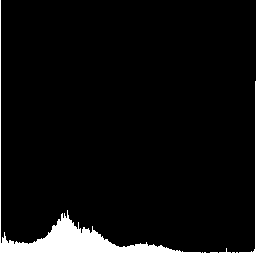
//> input picture PartC/ex7/GrayScale_Histogram.png, 256 x 256 px
$ ./ex7 GrayScale_Histogram.png   (built with g++ and OpenCV 4)
//> lines starting //> are read from the running program, lines starting //| are printed output that depends on the picture; after the words box and inside, x2 and y2 are one past the last pixel; in counts of white or black regions, pixels touching at a corner belong together
//> further down, src is the input picture: 256 rows x 256 cols, CV_8UC3; 6% white; 1 white region, box (x1, y1, x2, y2) and area: (0, 0, 256, 256) 3923
#include "opencv2/highgui.hpp"
#include "opencv2/imgcodecs.hpp"
#include "opencv2/imgproc.hpp"
#include "opencv2/opencv.hpp"
#include <iostream>
#include <cmath>
#include <unordered_map>

using namespace std;
using namespace cv;

double getChannelEntropy(Mat image, int channel)
{
    Vec3b intensity;
    unordered_map<int, double> ch;
    double entropy_ch=0, prob;
    int total = image.cols * image.rows;

    for(int i=0; i<image.cols; i++)
    {   for(int j=0; j<image.rows; j++)
        {
            intensity = image.at<Vec3b>(j,i);
            ch[intensity.val[channel]]++;
        }
    }

    // debug
    /*for (auto const &pair: ch) {
        std::cout << "{" << pair.first << ": " << pair.second << "}\n";
    }*/

    for(auto it:ch) {
        prob = it.second / total;
        entropy_ch += prob * log2(prob);

    }
    return -entropy_ch;
}

double getChannelEntropyGS(Mat image)
{
    int intensity;
    unordered_map<int, double> ch;
    double entropy_ch=0, prob;
    int total = image.cols * image.rows;

    for(int i=0; i<image.cols; i++)
    {   for(int j=0; j<image.rows; j++)
        {
            intensity = (int)image.at<uchar>(j,i);
            ch[intensity]++;
        }
    }

    // debug
    /*for (auto const &pair: ch) {
        std::cout << "{" << pair.first << ": " << pair.second << "}\n";
    }*/

    for(auto it:ch) {
        prob = it.second / total;
        entropy_ch += prob * log2(prob);

    }
    return -entropy_ch;
}

void getHist(Mat src){
    vector<Mat> bgr_planes;
    split( src, bgr_planes );
    int histSize = 256;
    float range[] = { 0, 256 };

    const float* histRange[] = { range };

    bool uniform = true, accumulate = false;

    Mat b_hist, g_hist, r_hist;

    calcHist( &bgr_planes[0], 1, 0, Mat(), b_hist, 1, &histSize, histRange, uniform, accumulate );
//> b_hist = 256 values, max 61613 at index 0, min 0 at index 1, mean 256
    calcHist( &bgr_planes[1], 1, 0, Mat(), g_hist, 1, &histSize, histRange, uniform, accumulate );
//> g_hist has the same summary as b_hist
    calcHist( &bgr_planes[2], 1, 0, Mat(), r_hist, 1, &histSize, histRange, uniform, accumulate );
//> r_hist has the same summary as b_hist

    int hist_w = 512, hist_h = 400;
    int bin_w = cvRound( (double) hist_w/histSize );

    Mat histImage( hist_h, hist_w, CV_8UC3, Scalar( 0,0,0) );

    normalize(b_hist, b_hist, 0, histImage.rows, NORM_MINMAX, -1, Mat() );
//> b_hist = 256 values, max 400 at index 0, min 0 at index 1, mean 1.66
    normalize(g_hist, g_hist, 0, histImage.rows, NORM_MINMAX, -1, Mat() );
//> g_hist has the same summary as b_hist
    normalize(r_hist, r_hist, 0, histImage.rows, NORM_MINMAX, -1, Mat() );
//> r_hist has the same summary as b_hist

    for( int i = 1; i < histSize; i++ )
    {
        line( histImage, Point( bin_w*(i-1), hist_h - cvRound(b_hist.at<float>(i-1)) ),
              Point( bin_w*(i), hist_h - cvRound(b_hist.at<float>(i)) ),
              Scalar( 255, 0, 0), 2, 8, 0  );
        line( histImage, Point( bin_w*(i-1), hist_h - cvRound(g_hist.at<float>(i-1)) ),
              Point( bin_w*(i), hist_h - cvRound(g_hist.at<float>(i)) ),
              Scalar( 0, 255, 0), 2, 8, 0  );
        line( histImage, Point( bin_w*(i-1), hist_h - cvRound(r_hist.at<float>(i-1)) ),
              Point( bin_w*(i), hist_h - cvRound(r_hist.at<float>(i)) ),
              Scalar( 0, 0, 255), 2, 8, 0  );
    }
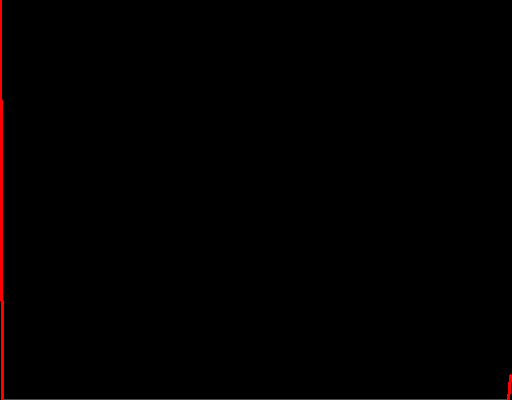
//> histImage: 400 rows x 512 cols, CV_8UC3; mean B, G, R 0, 0, 2.1
    imwrite("Source_image.png", src );
    imwrite("Source_Histogram.png", histImage );
}

void getGSHist(string const& name, Mat const& image)
{
//> called with name = "GrayScale_Histogram.png"
    // Set histogram bins count
    int bins = 256;
    int histSize[] = {bins};
    // Set ranges for histogram bins
    float lranges[] = {0, 256};
    const float* ranges[] = {lranges};
    // create matrix for histogram
    Mat hist;
    int channels[] = {0};

    // create matrix for histogram visualization
    int const hist_height = 256;
    Mat3b hist_image = Mat3b::zeros(hist_height, bins);

    calcHist(&image, 1, channels, Mat(), hist, 1, histSize, ranges, true, false);
//> hist = 256 values, max 61613 at index 0, min 0 at index 1, mean 256

    double max_val=0;
    minMaxLoc(hist, 0, &max_val);
//> max_val = 61613

    // visualize each bin
    for(int b = 0; b < bins; b++) {
        float const binVal = hist.at<float>(b);
        int   const height = cvRound(binVal*hist_height/max_val);
        line( hist_image, Point(b, hist_height-height), cv::Point(b, hist_height), Scalar::all(255));
    }
//> this loop made 256 passes
//> (binVal, height) on passes 1 to 3: (61613, 256), (0, 0), (0, 0)
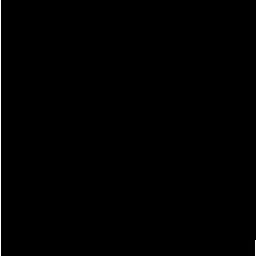
//> hist_image: 256 rows x 256 cols, CV_8UC3; 0.42% white in thin lines or dots

    imwrite(name, hist_image);
}


int main(int argc, char** argv){

    if(argc != 2){
        cout << "Aborted run. Usage: ./ex5 input_file" << endl;
        exit(1);
    }

    double entropy_r, entropy_g, entropy_b, entropy_gs, entropy_mean;

    Mat src = imread( samples::findFile(argv[1]), IMREAD_COLOR);
    Mat srcgrays = imread( samples::findFile(argv[1]), IMREAD_GRAYSCALE);
    if (src.empty() )
    {
        return EXIT_FAILURE;
    }

    getHist(src);
    getGSHist("GrayScale_Histogram.png",srcgrays);
    imwrite("Grayscale_image.png",srcgrays);

    entropy_b = getChannelEntropy(src,0);
//> after the loop in getChannelEntropy, `for(int i=0; i<image.cols; i++)`: ch = 2 items
//> the loop in getChannelEntropy, `for(auto it:ch)` made 2 passes
//> (it, prob, entropy_ch) on passes 1 to 2: ((0, 61613), 0.94, -0.0837), ((255, 3923), 0.0599, -0.327)
//> after the loop in getChannelEntropy, `for(auto it:ch)`: entropy_ch = -0.327
//> entropy_b = 0.327
    entropy_g = getChannelEntropy(src,1);
//> the loop in getChannelEntropy (call 2), `for(auto it:ch)` made 2 passes
//> entropy_g = 0.327
    entropy_r = getChannelEntropy(src,2);
//> entropy_r = 0.327
    entropy_gs = getChannelEntropyGS(srcgrays);
//> after the loop in getChannelEntropyGS, `for(int i=0; i<image.cols; i++)`: intensity = 255; ch = 2 items
//> the loop in getChannelEntropyGS, `for(auto it:ch)` made 2 passes
//> after the loop in getChannelEntropyGS, `for(auto it:ch)`: entropy_ch = -0.327
//> entropy_gs = 0.327
    entropy_mean = (entropy_g + entropy_b + entropy_r) / 3;
//> entropy_mean = 0.327

    cout << "Entropy R:" << entropy_r << endl;
//| Entropy R:0.32689
    cout << "Entropy G:" << entropy_g << endl;
//| Entropy G:0.32689
    cout << "Entropy B:" << entropy_b << endl;
//| Entropy B:0.32689
    cout << "Entropy mean: " << entropy_mean << endl;
//| Entropy mean: 0.32689
    cout << "Entropy GrayScale: " << entropy_gs << endl;
//| Entropy GrayScale: 0.32689

    return 0;
}
